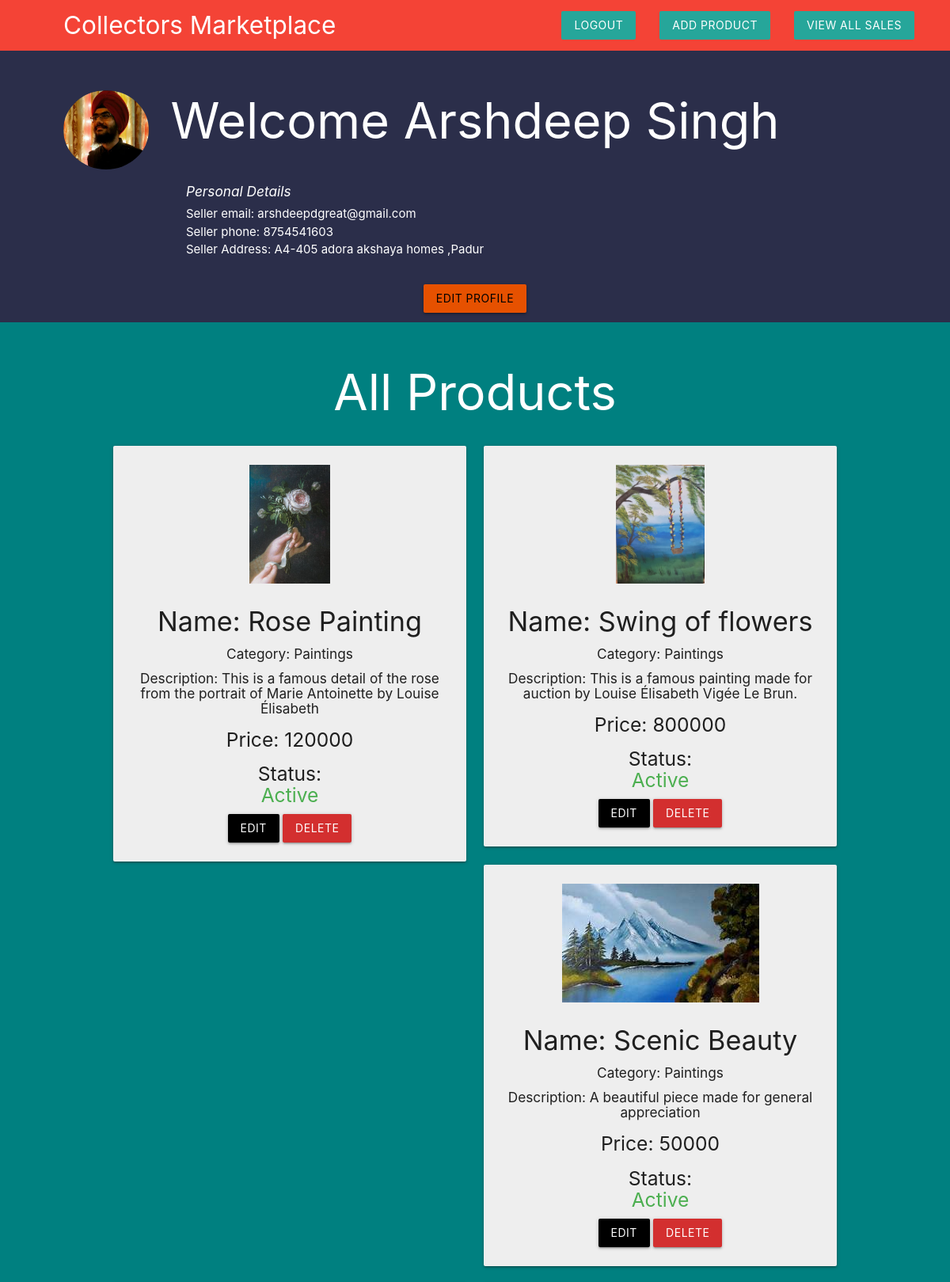
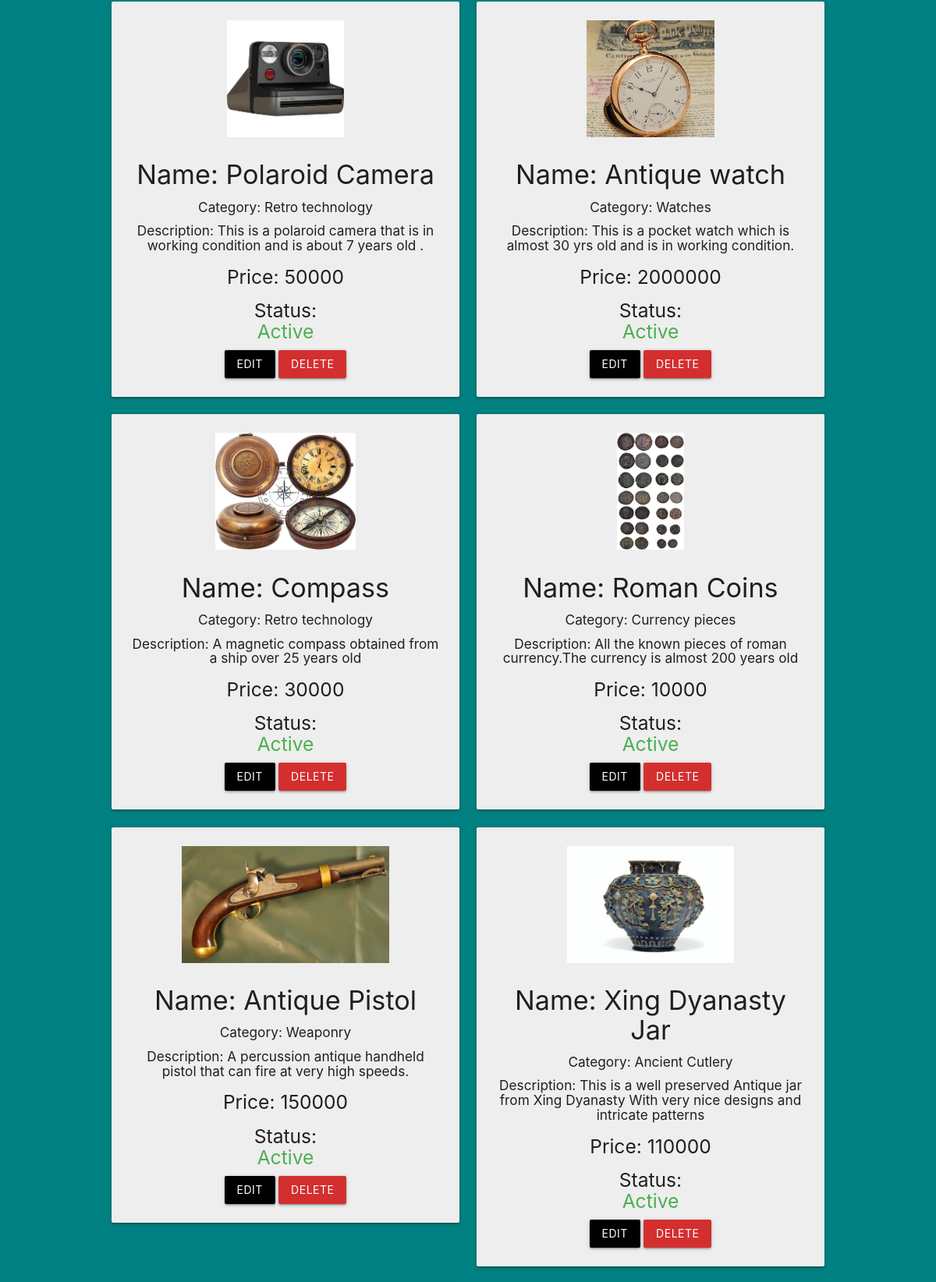
Page /seller/sellerpage.php (signed in, upper part) on the committed database (2 pictures, top to bottom).
### tables this page shows
CREATE TABLE `sellers` (
  `seller_id` int(5) NOT NULL,
  `seller_username` varchar(30) NOT NULL,
  `seller_name` varchar(50) NOT NULL,
  `seller_pass` varchar(11) NOT NULL,
  `seller_img` varchar(255) NOT NULL,
  `seller_email` varchar(100) NOT NULL,
  `seller_phone` bigint(12) NOT NULL,
  `seller_addr` text NOT NULL,
  `seller_aadhar` bigint(13) NOT NULL
);

CREATE TABLE `product` (
  `product_id` int(5) NOT NULL,
  `cat_id` int(11) NOT NULL DEFAULT 404,
  `seller_id` int(11) NOT NULL,
  `product_name` varchar(50) NOT NULL,
  `product_price` int(11) NOT NULL,
  `product_img` varchar(255) NOT NULL,
  `timestamp_add` timestamp NOT NULL DEFAULT current_timestamp(),
  `status` int(1) NOT NULL DEFAULT 1,
  `product_desc` text NOT NULL
);

CREATE TABLE `category` (
  `cat_id` int(5) NOT NULL,
  `cat_name` varchar(255) NOT NULL,
  `cat_image` varchar(255) NOT NULL,
  `cat_status` tinyint(4) NOT NULL DEFAULT 1,
  `cat_description` text NOT NULL
);

### seller/sellerpage.php (the view, shortened to what this page needs)
<?php
    include("../templates/database_conn.php");
    $sid=$_SESSION['SELLER_ID'];
    $sql1="SELECT * FROM `product` WHERE seller_id ='$sid' and `status`!=2";
    $res=mysqli_query($con,$sql1);
    $row = mysqli_fetch_all($res, MYSQLI_ASSOC);
    $sql2="SELECT * FROM `sellers` WHERE `seller_id` ='$sid'";
    $res2=mysqli_query($con,$sql2);
    $row2 = mysqli_fetch_array($res2, MYSQLI_ASSOC);
?>
<!DOCTYPE html>
<html lang="en">
<head>
    <link rel="stylesheet" href="https://cdnjs.cloudflare.com/ajax/libs/materialize/1.0.0/css/materialize.min.css">
    <link rel="stylesheet" href="../templates/stylesheet.css">
</head>
<body style="background-color:#2b2e4a;">
<nav class="red z-depth-0" style="padding-right: 30px;padding-left: 80px;">
		<div>
			<a href="#" class="brand-logo brand-text hide-on-med-and-down">Collectors Marketplace</a>
			<ul id="nav-mobile" class="right hide-on-small-and-down">
				<li><a href="seller_logout.php" class="btn brand z-depth-0">Logout</a></li>
				<li><a href="seller_addprod.php" class="btn brand z-depth-0">Add Product</a></li>
                <li><a href="view_all_sales.php" class="btn brand z-depth-0">View all sales</a></li>
			</ul>
		</div>
        <br>
        <div style="padding-top: 50px;
                    padding-right: 30px;
                    padding-bottom: 50px;">
        <img class ="dp" src="<?php echo htmlspecialchars($row2['seller_img']); ?>" height=100px>
        </div>
</nav>
<div class="container">
        <h1 class="white-text center">Welcome <?php print_r($row2["seller_name"]);?></h1>
        <div class="container ">
        <h6 class="white-text"><i>Personal Details</i></h6>
        <h7 class="white-text">Seller email: <?php print_r($row2["seller_email"]);?></h7><br>
        <h7 class="white-text">Seller phone: <?php print_r($row2["seller_phone"]);?></h7><br>
        <h7 class="white-text">Seller Address: <?php print_r($row2["seller_addr"]);?></h7><br>
        </div>
        <br>
        <div class="center">
            <a href="seller_edit_details.php" class="btn orange darken-4 black-text">Edit profile</a>
        </div>
</div>
<div class="blackbgbg">
    <div class="container">
    <section>
    <div class="row">
        <h1 class="white-text center">All Products</h1>
            <?php foreach($row as $pr){ ?>
                <div class="col s6 md3">
  				    <div class="card grey lighten-3">
                        <center>
                        <div class="card-content">
                            <img src="<?php echo htmlspecialchars($pr['product_img']);?>" height=150px>
                            <h4>Name: <?php echo htmlspecialchars($pr['product_name']); ?></h4>
                            <h6>Category: <?php
                                            $cid=$pr['cat_id'];
                                            $sql3="Select * from category where `cat_id`='$cid' ";
                                            $res3=mysqli_query($con,$sql3);
                                            $resans=mysqli_fetch_array($res3,MYSQLI_ASSOC);
                                            echo $resans['cat_name'];
                                            ?></h6>
                            <h6>Description: <?php echo htmlspecialchars($pr['product_desc']);?></h6>
                            <h5>Price: <?php echo htmlspecialchars($pr['product_price']);?></h5>
                                <h5>Status: <?php
                                                if($pr['status']){
                                                    echo '<p class="green-text" >Active</p>';
                                                }
                                                else{
                                                    echo '<p class="red-text" >Inactive</p>';
                                                }?></h5>
                                <a href="prod_edit.php?product_id=<?php echo $pr['product_id']?>" class="btn black">Edit</a>
                                <?php if($pr['status']) : ?>
                                <a href="prod_del.php?product_id=<?php echo $pr['product_id'];?>" class="btn red darken-2 white-text">Delete</a>
                                <?php endif ?>
                        </div>
                        </center>
                    </div>
                </div>
            <?php } ?>
        </div>
    </div>
</div>
</body>
</html>

### templates/stylesheet.css (style rules this page uses)
.container { width: 80%; margin: 0 auto; border: none; padding: 1%; }
.blackbgbg { background-color: teal; }
.dp { border-radius: 50%; }

### seller/sellerpage.php (style rules this page uses)
.dp { border-radius: 50%; }

### rows in the picture
sellers: seller_img (picture)
product: product_img (picture), product_name "Rose Painting", cat.cat_name "Paintings", product_desc "This is a famous detail of the rose from the portrait of Marie Antoinette by Louise Élisabeth", product_price "120000", status "Active"
product: product_img (picture), product_name "Swing of flowers", cat.cat_name "Paintings", product_desc "This is a famous painting made for auction by Louise Élisabeth Vigée Le Brun.", product_price "800000", status "Active"
product: product_img (picture), product_name "Scenic Beauty", cat.cat_name "Paintings", product_desc "A beautiful piece made for general appreciation", product_price "50000", status "Active"
product: product_img (picture), product_name "Polaroid Camera", cat.cat_name "Retro technology", product_desc "This is a polaroid camera that is in working condition and is about 7 years old .", product_price "50000", status "Active"
product: product_img (picture), product_name "Antique watch", cat.cat_name "Watches", product_desc "This is a pocket watch which is almost 30 yrs old and is in working condition.", product_price "2000000", status "Active"
product: product_img (picture), product_name "Compass", cat.cat_name "Retro technology", product_desc "A magnetic compass obtained from a ship over 25 years old", product_price "30000", status "Active"
product: product_img (picture), product_name "Roman Coins", cat.cat_name "Currency pieces", product_desc "All the known pieces of roman currency.The currency is almost 200 years old", product_price "10000", status "Active"
product: product_img (placeholder picture), product_name "Antique Pistol", cat.cat_name "Weaponry", product_desc "A percussion antique handheld pistol that can fire at very high speeds.", product_price "150000", status "Active"
product: product_img (picture), product_name "Xing Dyanasty Jar", cat.cat_name "Ancient Cutlery", product_desc "This is a well preserved Antique jar from Xing Dyanasty With very nice designs and intricate patterns", product_price "110000", status "Active"
